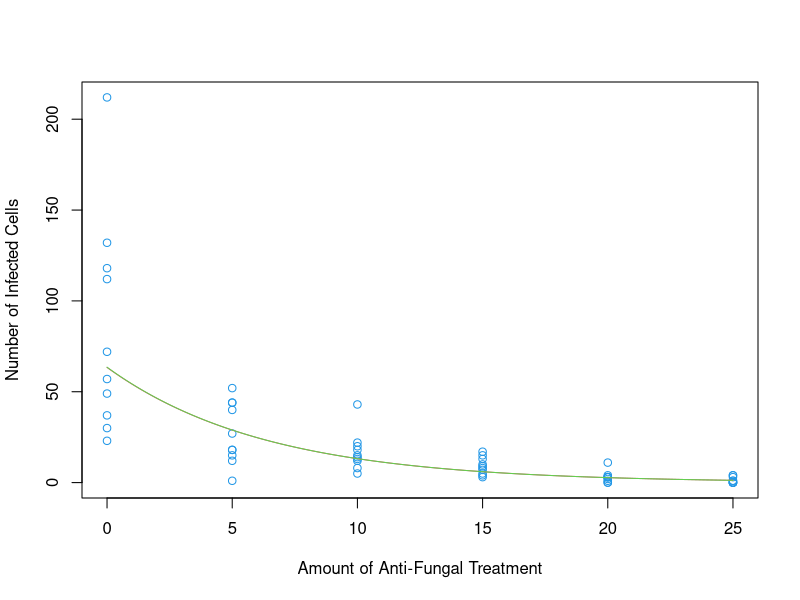
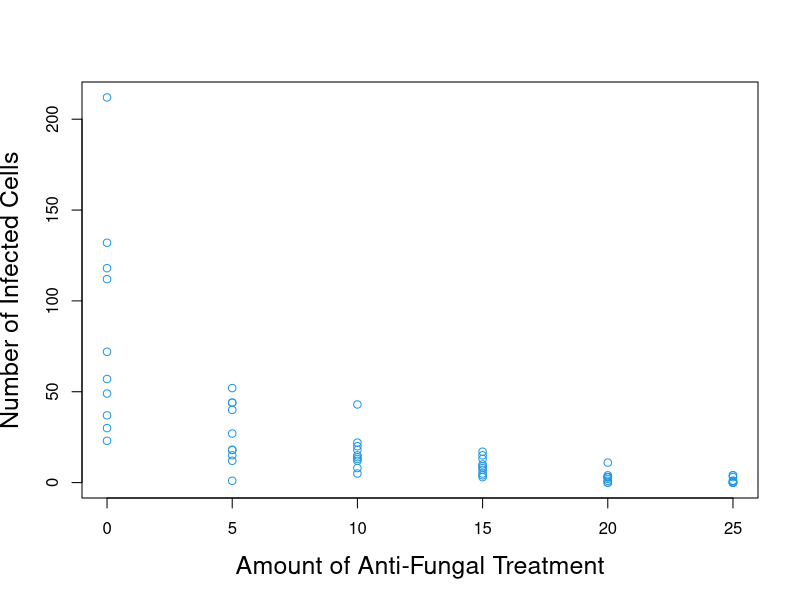
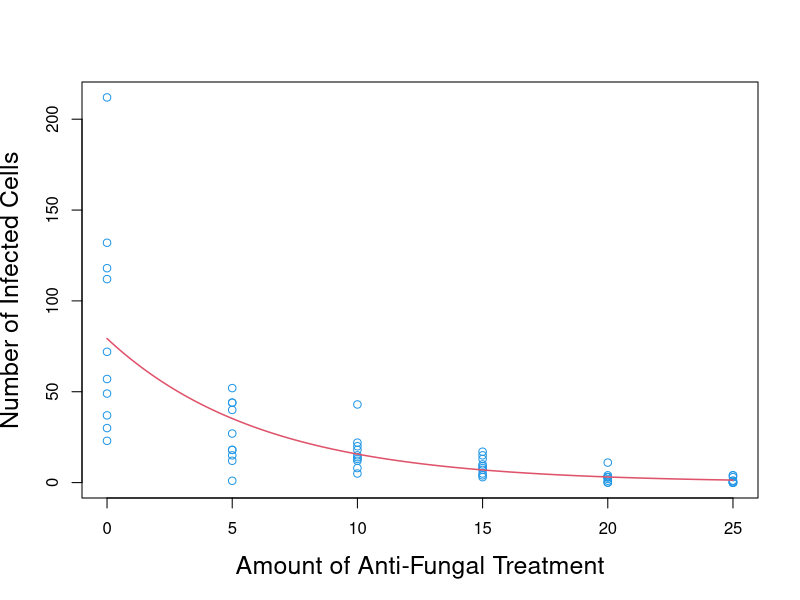
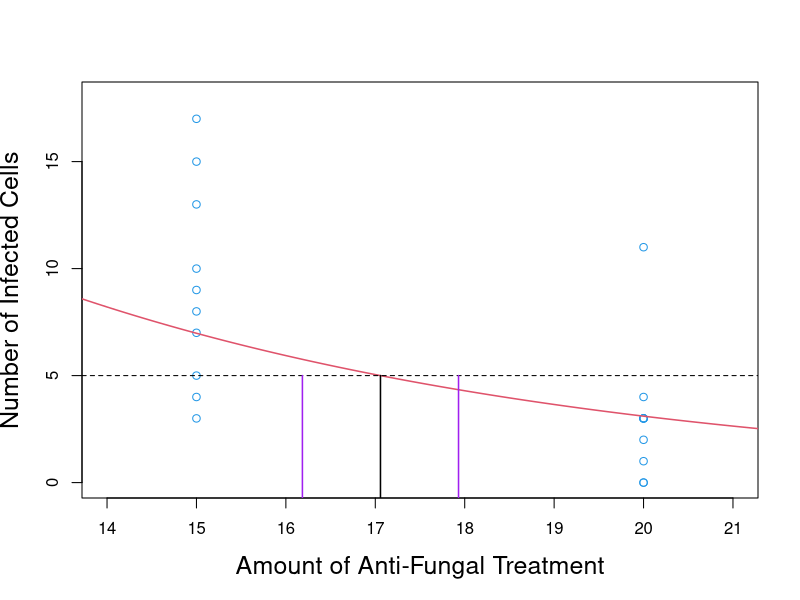
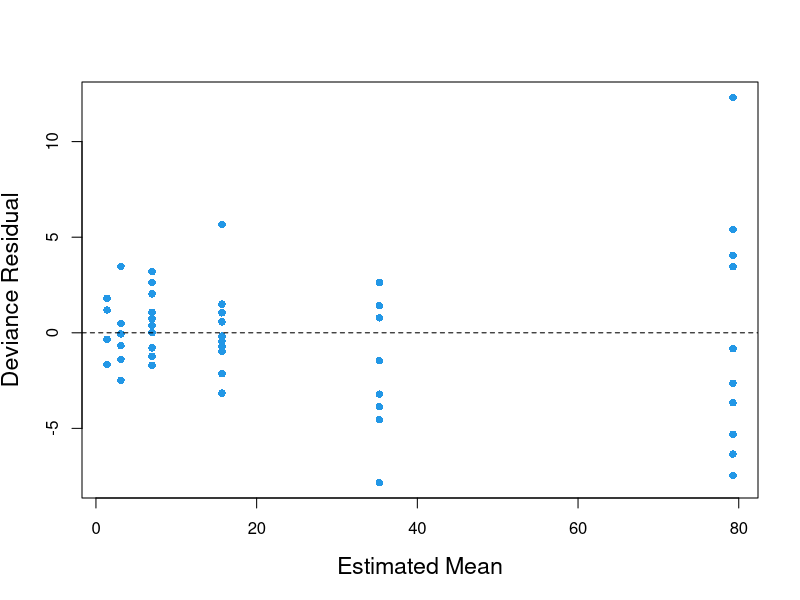
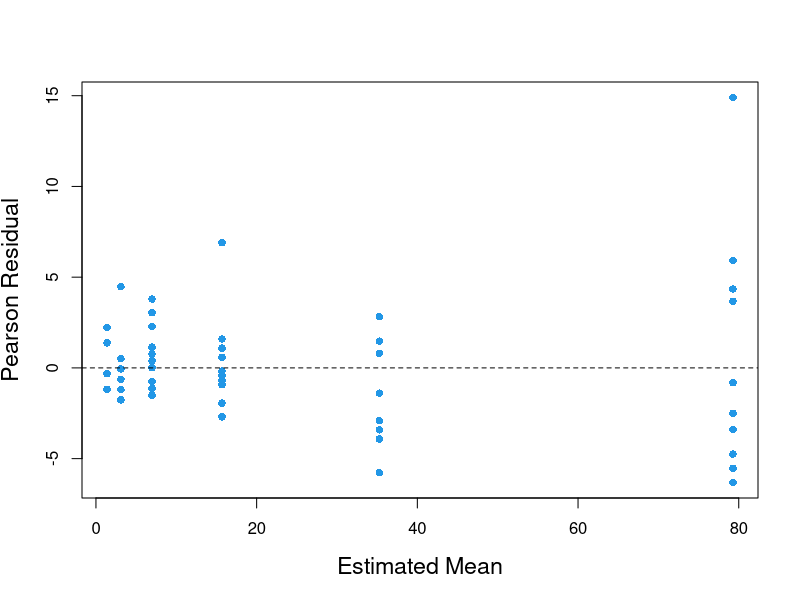

Write R code to recreate these figures, in order.
setwd("c:/z/Courses/S510/Notes")

x=rep(c(0,5,10,15,20,25),each=10)
plant=factor(rep(1:30,each=2))

set.seed(31673)
u=rnorm(30,0,.7)
e=rnorm(60,0,.5)

#Mistake here with u.  Should have used rep(u,each=2) in place of u.
y=rpois(60,exp(log(60)-.15*x+u+e))


plot(x,y,xlab="Amount of Anti-Fungal Treatment",
     ylab="Number of Infected Cells",col=4)

#plot(x,y,xlab="Amount of Anti-Fungal Treatment",
#     ylab="Number of Infected Cells",col=4,ylim=c(0,40))




pdf("26PoissonFig1.pdf")
plot(x,y,xlab="Amount of Anti-Fungal Treatment",
     ylab="Number of Infected Cells",col=4,cex.lab=1.5)
dev.off()



o=glm(y~x,family=poisson(link = "log"))
summary(o)

#MLE of beta vector
b=coef(o)
b

#Estimated variance of the MLE
v=vcov(o)
v

#Test Statistic
z=b[2]/sqrt(v[2,2])
z

#p-value
2*pnorm(z)

#Likelihood Ratio Test
anova(o,test="Chisq")


pdf("26PoissonFig2.pdf")
plot(x,y,xlab="Amount of Anti-Fungal Treatment",
     ylab="Number of Infected Cells",col=4,cex.lab=1.5)
xgrid=seq(0,25,by=.1)
lines(xgrid,exp(b[1]+b[2]*xgrid),col=2,lwd=1.5)
dev.off()

exp(b[2])


c(exp(b[2]-2*sqrt(v[2,2])),exp(b[2]+2*sqrt(v[2,2])))

cc=c(1,15)
se=sqrt(t(cc)%*%v%*%cc)
exp(t(cc)%*%b-2*se)
exp(t(cc)%*%b+2*se)


h=(log(5)-b[1])/b[2]
h

Dhat=c(-1/b[2],(b[1]-log(5))/b[2]^2)

seh=sqrt(t(Dhat)%*%v%*%Dhat)

ci=c(h-2*seh,h+2*seh)
ci

pdf("26PoissonFig3.pdf")
plot(x,y,xlab="Amount of Anti-Fungal Treatment",
     ylab="Number of Infected Cells",col=4,cex.lab=1.5,
     xlim=c(14,21),ylim=c(0,18))
xgrid=seq(0,25,by=.1)
lines(xgrid,exp(b[1]+b[2]*xgrid),col=2,lwd=1.5)
abline(h=5,lty=2)
lines(c(h,h),c(-1,5),lwd=1.5)
lines(c(ci[1],ci[1]),c(-1,5),lwd=1.5,col="purple")
lines(c(ci[2],ci[2]),c(-1,5),lwd=1.5,col="purple")
dev.off()

d=resid(o,type="deviance")

pdf("26PoissonFig4.pdf")
plot(fitted(o),d,
     xlab="Estimated Mean",
     ylab="Deviance Residual",
     cex.lab=1.4,
     pch=16,col=4)
abline(h=0,lty=2)
dev.off()

r=resid(o,type="pearson")

pdf("26PoissonFig5.pdf")
plot(fitted(o),r,
     xlab="Estimated Mean",
     ylab="Pearson Residual",
     cex.lab=1.4,
     pch=16,col=4)
abline(h=0,lty=2)
dev.off()

deviance(o)
sum(d^2)
sum(r^2)
1-pchisq(deviance(o),60-2)
1-pchisq(sum(r^2),60-2)


#Estimates of the dispersion parameter

deviance(o)/df.residual(o)

sum(r^2)/df.residual(o)

oq=glm(y~x,family=quasipoisson(link = "log"))
summary(oq)

#MLE of beta vector
b=coef(oq)
b

#Estimated variance of the MLE
v=vcov(oq)
v

#Test Statistic
tstat=b[2]/sqrt(v[2,2])
tstat

#p-value
2*pt(tstat,60-2)

#Likelihood Ratio Test
anova(oq,test="F")




library(lme4)
leaf=factor(1:60)

o=glmer(y~x+(1|leaf),family=poisson(link = "log"))
summary(o)
fixef(o)
b=fixef(o)
lines(xgrid,exp(b[1]+b[2]*xgrid),col=2)



o=glmer(y~x+(1|plant)+(1|leaf),family=poisson(link = "log"))
summary(o)
fixef(o)
b=fixef(o)
lines(xgrid,exp(b[1]+b[2]*xgrid),col=3)




